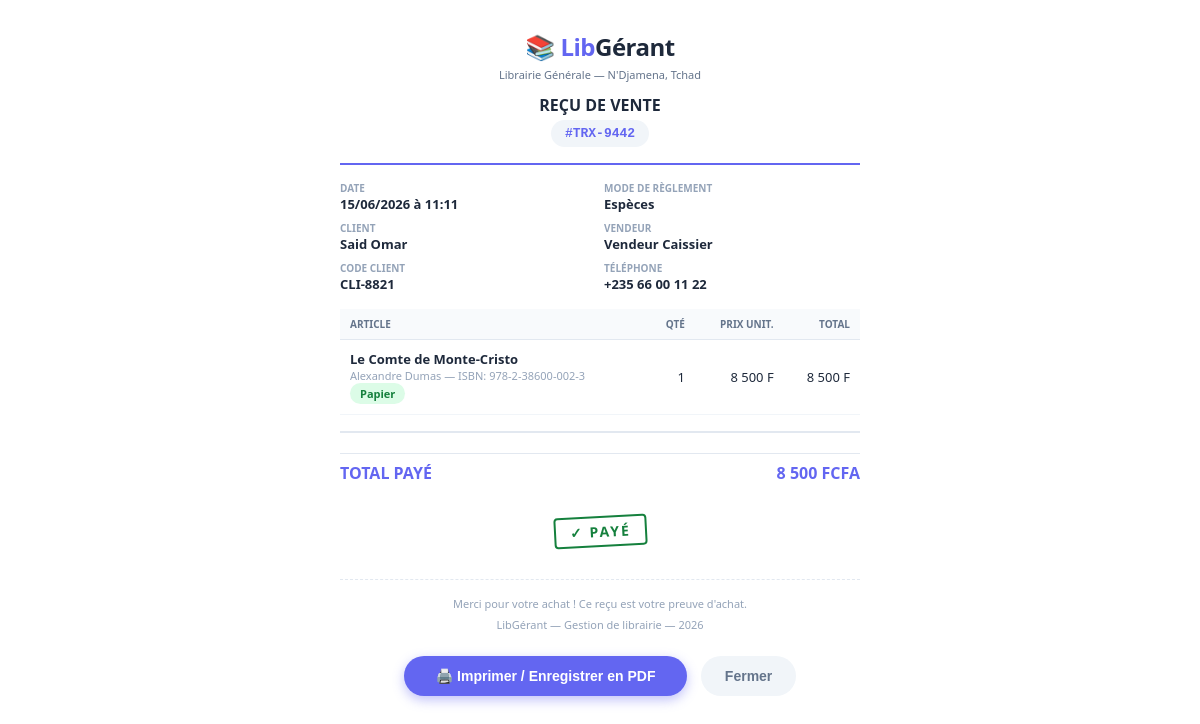
The page /api/receipt.php?id=1 (signed in) on the database its author committed.
### tables this page shows
CREATE TABLE IF NOT EXISTS `ventes` (
  `id_vente` INT AUTO_INCREMENT PRIMARY KEY,
  `code_transaction` VARCHAR(20) NOT NULL UNIQUE,
  `id_client` INT NULL,
  `id_vendeur` INT NOT NULL,
  `date_vente` TIMESTAMP DEFAULT CURRENT_TIMESTAMP,
  `total_montant` DECIMAL(10, 2) NOT NULL,
  `mode_reglement` ENUM('especes', 'carte', 'mobile_money', 'cheque') NOT NULL DEFAULT 'especes',
  `statut` ENUM('Payé', 'Annulé') NOT NULL DEFAULT 'Payé',
  FOREIGN KEY (`id_client`) REFERENCES `clients`(`id_client`) ON DELETE SET NULL,
  FOREIGN KEY (`id_vendeur`) REFERENCES `utilisateurs`(`id_utilisateur`)
);

CREATE TABLE IF NOT EXISTS `clients` (
  `id_client` INT AUTO_INCREMENT PRIMARY KEY,
  `id_utilisateur` INT UNIQUE NULL,
  `code_client` VARCHAR(20) NOT NULL UNIQUE,
  `nom` VARCHAR(100) NOT NULL,
  `email` VARCHAR(100) NULL,
  `telephone` VARCHAR(20) NULL,
  `ville` VARCHAR(100) NULL,
  `pays` VARCHAR(100) DEFAULT 'Tchad',
  `statut` ENUM('Nouveau', 'Fidèle', 'Inactif') NOT NULL DEFAULT 'Nouveau',
  `date_enregistrement` TIMESTAMP DEFAULT CURRENT_TIMESTAMP,
  FOREIGN KEY (`id_utilisateur`) REFERENCES `utilisateurs`(`id_utilisateur`) ON DELETE SET NULL
);

CREATE TABLE IF NOT EXISTS `lignes_ventes` (
  `id_ligne` INT AUTO_INCREMENT PRIMARY KEY,
  `id_vente` INT NOT NULL,
  `isbn` VARCHAR(20) NOT NULL,
  `quantite` INT NOT NULL DEFAULT 1,
  `prix_unitaire` DECIMAL(10, 2) NOT NULL,
  `type_achat` ENUM('Papier', 'E-book') NOT NULL DEFAULT 'Papier',
  FOREIGN KEY (`id_vente`) REFERENCES `ventes`(`id_vente`) ON DELETE CASCADE,
  FOREIGN KEY (`isbn`) REFERENCES `livres`(`isbn`) ON DELETE RESTRICT
);

CREATE TABLE IF NOT EXISTS `livres` (
  `isbn` VARCHAR(20) PRIMARY KEY,
  `titre` VARCHAR(255) NOT NULL,
  `auteur` VARCHAR(255) NOT NULL,
  `categorie` VARCHAR(100) NOT NULL,
  `prix_vente` DECIMAL(10, 2) NOT NULL,
  `quantite_stock` INT NOT NULL DEFAULT 0,
  `seuil_alerte` INT NOT NULL DEFAULT 5,
  `cover_bg` VARCHAR(20) DEFAULT '#1e293b',
  `cover_fg` VARCHAR(20) DEFAULT '#fbbf24',
  `cover_text` VARCHAR(20) DEFAULT '#ffffff',
  `cover_pub` VARCHAR(100) DEFAULT '',
  `image_url` VARCHAR(255) DEFAULT NULL,
  `description` TEXT DEFAULT NULL,
  `date_ajout` TIMESTAMP DEFAULT CURRENT_TIMESTAMP
);

### api/receipt.php (the view, shortened to what this page needs)
<?php
require_once __DIR__ . '/../config/db.php';
$id_vente = intval($_GET['id'] ?? 0);
try {
    $vente = $pdo->prepare("
        SELECT v.*, COALESCE(c.nom,'Client de Passage') AS client_nom,
               c.email AS client_email, c.code_client, c.telephone AS client_tel
        FROM ventes v
        LEFT JOIN clients c ON v.id_client=c.id_client
        WHERE v.id_vente=:id
    ");
    $vente->execute([':id' => $id_vente]);
    $v = $vente->fetch();
    $lignes = $pdo->prepare("
        SELECT lv.quantite, lv.prix_unitaire, lv.type_achat, l.titre, l.auteur, l.isbn
        FROM lignes_ventes lv JOIN livres l ON lv.isbn=l.isbn
        WHERE lv.id_vente=:id
    ");
    $lignes->execute([':id' => $id_vente]);
    $items = $lignes->fetchAll();
    $vendeur = $pdo->prepare("SELECT nom_complet FROM utilisateurs WHERE id_utilisateur=:id");
    $vendeur->execute([':id' => $v['id_vendeur']]);
    $v['vendeur_nom'] = $vendeur->fetch()['nom_complet'] ?? 'N/A';
} catch (\PDOException $e) {
    exit('Erreur : ' . $e->getMessage());
}
$mode_labels = ['especes'=>'Espèces','carte'=>'Carte bancaire','mobile_money'=>'Mobile Money','cheque'=>'Chèque'];
?>
<!DOCTYPE html>
<html lang="fr">
<head>
</head>
<body>
<div class="receipt">
    <div class="header">
        <div class="logo">📚 Lib<span>Gérant</span></div>
        <div class="subtitle">Librairie Générale — N'Djamena, Tchad</div>
        <div style="margin-top:12px">
            <div class="title">REÇU DE VENTE</div>
            <div class="trx">#<?= htmlspecialchars($v['code_transaction']) ?></div>
        </div>
    </div>
    <div class="meta">
        <div class="meta-item">
            <label>Date</label>
            <span><?= date('d/m/Y à H:i', strtotime($v['date_vente'])) ?></span>
        </div>
        <div class="meta-item">
            <label>Mode de règlement</label>
            <span><?= $mode_labels[$v['mode_reglement']] ?? $v['mode_reglement'] ?></span>
        </div>
        <div class="meta-item">
            <label>Client</label>
            <span><?= htmlspecialchars($v['client_nom']) ?></span>
        </div>
        <div class="meta-item">
            <label>Vendeur</label>
            <span><?= htmlspecialchars($v['vendeur_nom']) ?></span>
        </div>
        <?php if ($v['code_client']): ?>
        <div class="meta-item">
            <label>Code Client</label>
            <span><?= htmlspecialchars($v['code_client']) ?></span>
        </div>
        <?php endif; ?>
        <?php if ($v['client_tel']): ?>
        <div class="meta-item">
            <label>Téléphone</label>
            <span><?= htmlspecialchars($v['client_tel']) ?></span>
        </div>
        <?php endif; ?>
    </div>
    <table>
        <thead>
            <tr>
                <th>Article</th>
                <th class="text-right">Qté</th>
                <th class="text-right">Prix unit.</th>
                <th class="text-right">Total</th>
            </tr>
        </thead>
        <tbody>
            <?php foreach ($items as $item): ?>
            <tr>
                <td>
                    <div class="item-title"><?= htmlspecialchars($item['titre']) ?></div>
                    <div class="item-sub"><?= htmlspecialchars($item['auteur']) ?> — ISBN: <?= htmlspecialchars($item['isbn']) ?></div>
                    <span class="badge <?= $item['type_achat']==='E-book' ? 'badge-ebook' : 'badge-success' ?>"><?= $item['type_achat'] ?></span>
                </td>
                <td class="text-right"><?= $item['quantite'] ?></td>
                <td class="text-right"><?= number_format($item['prix_unitaire'],0,',',' ') ?> F</td>
                <td class="text-right"><?= number_format($item['prix_unitaire']*$item['quantite'],0,',',' ') ?> F</td>
            </tr>
            <?php endforeach; ?>
        </tbody>
    </table>
    <div class="totals">
        <div class="total-row final">
            <span>TOTAL PAYÉ</span>
            <span><?= number_format($v['total_montant'],0,',',' ') ?> FCFA</span>
        </div>
    </div>
    <div style="text-align:center; margin:20px 0">
        <div class="stamp">✓ PAYÉ</div>
    </div>
    <div class="footer">
        <p>Merci pour votre achat ! Ce reçu est votre preuve d'achat.</p>
        <p style="margin-top:6px">LibGérant — Gestion de librairie — <?= date('Y') ?></p>
    </div>
    <div class="no-print" style="text-align:center; margin-top:24px">
        <button onclick="window.print()" style="background:#6366f1;color:#fff;border:none;padding:12px 32px;border-radius:50px;font-size:14px;font-weight:700;cursor:pointer;box-shadow:0 4px 12px rgba(99,102,241,.4)">
            🖨️ Imprimer / Enregistrer en PDF
        </button>
        <button onclick="window.close()" style="background:#f1f5f9;color:#64748b;border:none;padding:12px 24px;border-radius:50px;font-size:14px;font-weight:600;cursor:pointer;margin-left:10px">
            Fermer
        </button>
    </div>
</div>
</body>
</html>

### api/receipt.php (style rules this page uses)
* { margin:0; padding:0; box-sizing:border-box; }
body { font-family: 'Segoe UI', Arial, sans-serif; font-size:13px; color:#1e293b; background:#fff; padding:30px; }
.receipt { max-width:520px; margin:0 auto; }
.header { text-align:center; border-bottom:2px solid #6366f1; padding-bottom:16px; margin-bottom:16px; }
.logo { font-size:24px; font-weight:800; color:#6366f1; letter-spacing:-0.5px; }
.logo span { color:#1e293b; }
.subtitle { font-size:11px; color:#64748b; margin-top:4px; }
.title { font-size:16px; font-weight:700; margin:12px 0 4px; }
.trx { font-family:monospace; background:#f1f5f9; padding:6px 14px; border-radius:20px; display:inline-block; font-size:13px; color:#6366f1; font-weight:700; }
.meta { display:grid; grid-template-columns:1fr 1fr; gap:8px; margin:16px 0; }
.meta-item label { font-size:10px; text-transform:uppercase; color:#94a3b8; font-weight:700; display:block; }
.meta-item span { font-weight:600; color:#1e293b; }
table { width:100%; border-collapse:collapse; margin:16px 0; }
thead th { background:#f8fafc; padding:8px 10px; text-align:left; font-size:10px; text-transform:uppercase; color:#64748b; border-bottom:1px solid #e2e8f0; }
tbody td { padding:10px; border-bottom:1px solid #f1f5f9; }
.item-title { font-weight:600; color:#1e293b; }
.item-sub { font-size:11px; color:#94a3b8; }
.text-right { text-align:right; }
.totals { border-top:2px solid #e2e8f0; padding-top:12px; }
.total-row { display:flex; justify-content:space-between; padding:4px 0; }
.total-row.final { font-size:16px; font-weight:800; color:#6366f1; border-top:1px solid #e2e8f0; margin-top:8px; padding-top:8px; }
.badge { display:inline-block; padding:3px 10px; border-radius:20px; font-size:11px; font-weight:700; }
.badge-success { background:#dcfce7; color:#15803d; }
.footer { text-align:center; margin-top:24px; padding-top:16px; border-top:1px dashed #e2e8f0; color:#94a3b8; font-size:11px; }
.stamp { display:inline-block; border:2px solid #15803d; color:#15803d; padding:4px 14px; border-radius:4px; font-weight:800; font-size:14px; letter-spacing:2px; margin:8px 0; transform:rotate(-3deg); }

### rows shown on the page
ventes: code_transaction "TRX-9442", date_vente "15/06/2026 à 11:11", mode_reglement "Espèces", id_client.code_client "CLI-8821", id_client.telephone "+235 66 00 11 22", total_montant "8 500"
lignes_ventes: isbn.titre "Le Comte de Monte-Cristo", isbn.auteur "Alexandre Dumas", isbn.isbn "978-2-38600-002-3", type_achat "Papier", quantite "1", prix_unitaire "8 500", $item['prix_unitaire']*$item['quantite'] "8 500"

### other values the page prints
$v['client_nom'] "Said Omar"
$v['vendeur_nom'] "Vendeur Caissier"
